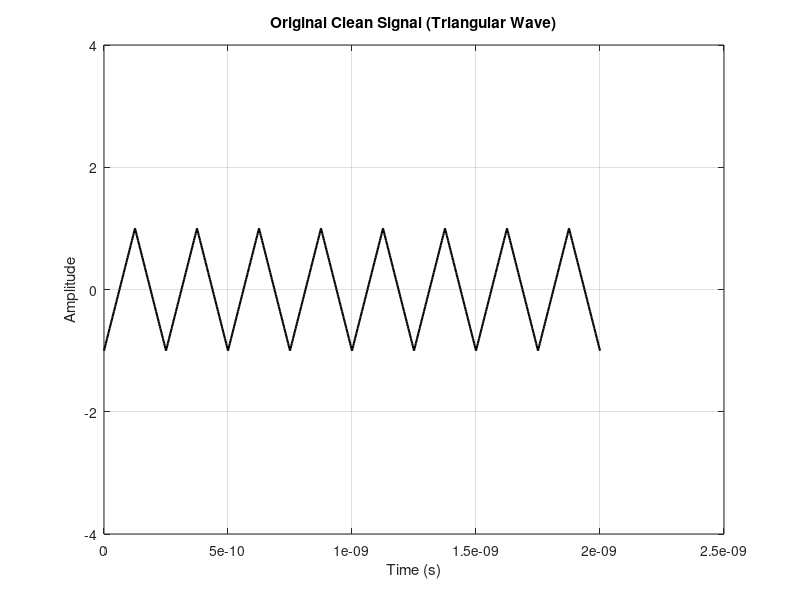
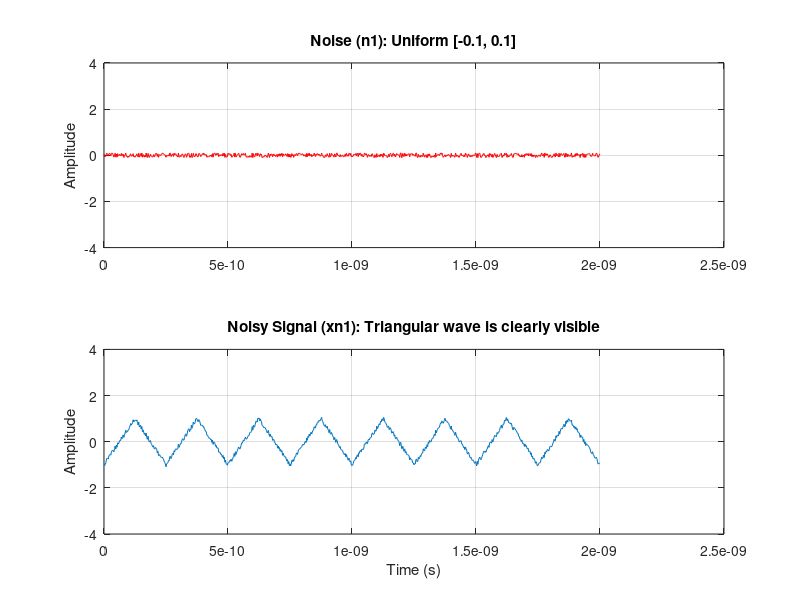
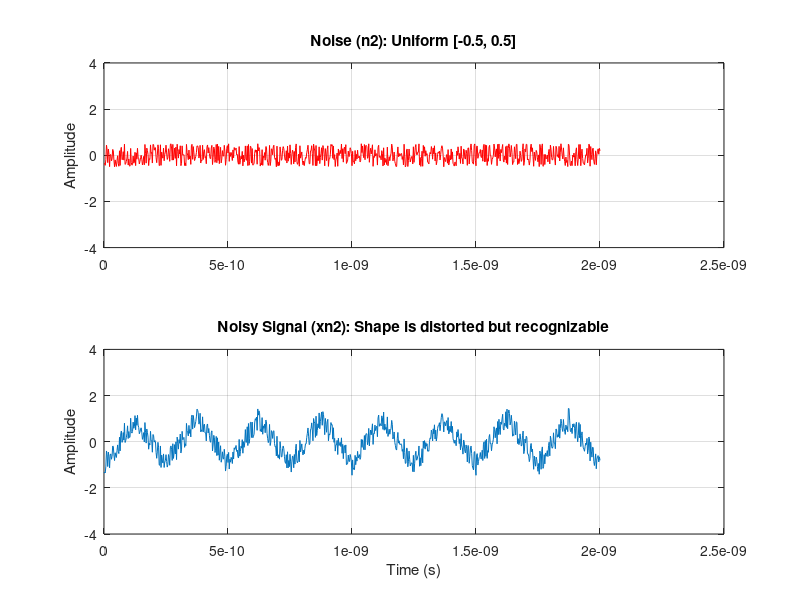
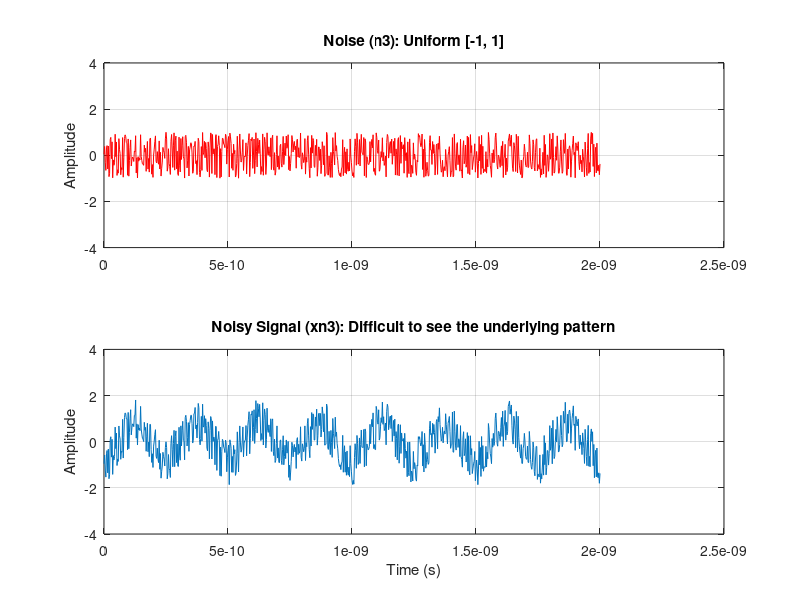

Recreate these plots in MATLAB, in order.
% =========================================================================
% Lab-03 Simulation: Triangular Wave with Various Noise Types
% 
% This script demonstrates the effect of different types and amplitudes of
% noise on a clean triangular wave signal.
%
% It will:
% 1. Generate a clean triangular wave.
% 2. Create 7 different noisy versions of the signal.
% 3. Plot each case in a separate figure window.
% 4. Save all generated plots as JPG files in a new subfolder.
% =========================================================================

% --- 0. Initialization ---
clc;            % Clear the command window
clear;          % Clear all variables from the workspace
close all;      % Close all existing figure windows

% --- Create a directory to save the plots ---
outputDir = 'Triangular_Wave_Plots';
if ~exist(outputDir, 'dir') % Check if the folder doesn't already exist
    mkdir(outputDir);       % Create the folder
end

% --- 1. Generate the Clean Triangular Wave ---
fprintf('Step 1: Generating the clean triangular wave...\n');

f = 4*10^9;      % Frequency (using the same as the lab for consistency)
ti = 1/f;         % Time period
s = ti/100;       % Sampling period
t = 0:s:8*ti;     % Time vector for 8 periods

% Generate the clean triangular wave using the sawtooth function
% A width of 0.5 creates a symmetrical triangular wave.
x_tri = sawtooth(2*pi*f*t, 0.5);

% --- Plot and save the original clean signal ---
figure('Name', 'Clean Triangular Wave', 'NumberTitle', 'off');
plot(t, x_tri, 'k', 'LineWidth', 1.5);
title('Original Clean Signal (Triangular Wave)');
xlabel('Time (s)');
ylabel('Amplitude');
grid on;
ylim([-4 4]); % Set a consistent Y-axis limit for all plots for easy comparison
saveas(gcf, fullfile(outputDir, 'Triangular_0_Clean_Signal.jpg'));

% =========================================================================
% --- 2. Generate and Plot Noisy Signals ---
% =========================================================================

% --- Case 1: Very Low Uniform Noise [-0.1, 0.1] ---
fprintf('Step 2.1: Processing Case 1 - Very Low Noise...\n');
a1 = 0.1; b1 = -0.1;
n1 = (b1-a1) .* rand(size(x_tri)) + a1;
xn1 = x_tri + n1;
figure('Name', 'Case 1: Very Low Noise', 'NumberTitle', 'off');
subplot(2,1,1);
plot(t, n1, 'r');
title('Noise (n1): Uniform [-0.1, 0.1]');
ylabel('Amplitude'); grid on; ylim([-4 4]);
subplot(2,1,2);
plot(t, xn1);
title('Noisy Signal (xn1): Triangular wave is clearly visible');
xlabel('Time (s)'); ylabel('Amplitude'); grid on; ylim([-4 4]);
saveas(gcf, fullfile(outputDir, 'Triangular_1_Low_Uniform_Noise.jpg'));

% --- Case 2: Moderate Uniform Noise [-0.5, 0.5] ---
fprintf('Step 2.2: Processing Case 2 - Moderate Noise...\n');
a2 = 0.5; b2 = -0.5;
n2 = (b2-a2) .* rand(size(x_tri)) + a2;
xn2 = x_tri + n2;
figure('Name', 'Case 2: Moderate Noise', 'NumberTitle', 'off');
subplot(2,1,1);
plot(t, n2, 'r');
title('Noise (n2): Uniform [-0.5, 0.5]');
ylabel('Amplitude'); grid on; ylim([-4 4]);
subplot(2,1,2);
plot(t, xn2);
title('Noisy Signal (xn2): Shape is distorted but recognizable');
xlabel('Time (s)'); ylabel('Amplitude'); grid on; ylim([-4 4]);
saveas(gcf, fullfile(outputDir, 'Triangular_2_Moderate_Uniform_Noise.jpg'));

% --- Case 3: High Uniform Noise (Signal = Noise) [-1, 1] ---
fprintf('Step 2.3: Processing Case 3 - High Noise...\n');
a3 = 1.0; b3 = -1.0;
n3 = (b3-a3) .* rand(size(x_tri)) + a3;
xn3 = x_tri + n3;
figure('Name', 'Case 3: High Noise (Signal = Noise)', 'NumberTitle', 'off');
subplot(2,1,1);
plot(t, n3, 'r');
title('Noise (n3): Uniform [-1, 1]');
ylabel('Amplitude'); grid on; ylim([-4 4]);
subplot(2,1,2);
plot(t, xn3);
title('Noisy Signal (xn3): Difficult to see the underlying pattern');
xlabel('Time (s)'); ylabel('Amplitude'); grid on; ylim([-4 4]);
saveas(gcf, fullfile(outputDir, 'Triangular_3_High_Uniform_Noise.jpg'));

% --- Case 4: Very High Uniform Noise (Noise > Signal) [-2, 2] ---
fprintf('Step 2.4: Processing Case 4 - Very High Noise...\n');
a4 = 2.0; b4 = -2.0;
n4 = (b4-a4) .* rand(size(x_tri)) + a4;
xn4 = x_tri + n4;
figure('Name', 'Case 4: Very High Noise', 'NumberTitle', 'off');
subplot(2,1,1);
plot(t, n4, 'r');
title('Noise (n4): Uniform [-2, 2]');
ylabel('Amplitude'); grid on; ylim([-4 4]);
subplot(2,1,2);
plot(t, xn4);
title('Noisy Signal (xn4): The periodic signal is visually lost');
xlabel('Time (s)'); ylabel('Amplitude'); grid on; ylim([-4 4]);
saveas(gcf, fullfile(outputDir, 'Triangular_4_Very_High_Uniform_Noise.jpg'));

% --- Case 5: High Gaussian Noise ---
fprintf('Step 2.5: Processing Case 5 - High Gaussian Noise...\n');
n5 = 1.0 * randn(size(x_tri)); % Gaussian noise with standard deviation 1.0
xn5 = x_tri + n5;
figure('Name', 'Case 5: High Gaussian Noise', 'NumberTitle', 'off');
subplot(2,1,1);
plot(t, n5, 'r');
title('Noise (n5): Gaussian (Std Dev = 1.0)');
ylabel('Amplitude'); grid on; ylim([-4 4]);
subplot(2,1,2);
plot(t, xn5);
title('Noisy Signal (xn5): Pattern is lost, with larger spikes');
xlabel('Time (s)'); ylabel('Amplitude'); grid on; ylim([-4 4]);
saveas(gcf, fullfile(outputDir, 'Triangular_5_High_Gaussian_Noise.jpg'));

% --- Case 6: Positive-Only Uniform Noise [0, 1] ---
fprintf('Step 2.6: Processing Case 6 - Positive-Only Noise...\n');
a6 = 1.0; b6 = 0;
n6 = (b6-a6) .* rand(size(x_tri)) + a6;
xn6 = x_tri + n6;
figure('Name', 'Case 6: Positive-Only Noise', 'NumberTitle', 'off');
subplot(2,1,1);
plot(t, n6, 'r');
title('Noise (n6): Uniform [0, 1]');
ylabel('Amplitude'); grid on; ylim([-4 4]);
subplot(2,1,2);
plot(t, xn6);
title('Noisy Signal (xn6): Entire signal is shifted upwards');
xlabel('Time (s)'); ylabel('Amplitude'); grid on; ylim([-4 4]);
saveas(gcf, fullfile(outputDir, 'Triangular_6_Positive_Uniform_Noise.jpg'));

% --- Case 7: Negative-Only Uniform Noise [-1, 0] ---
fprintf('Step 2.7: Processing Case 7 - Negative-Only Noise...\n');
a7 = 0; b7 = -1.0;
n7 = (b7-a7) .* rand(size(x_tri)) + a7;
xn7 = x_tri + n7;
figure('Name', 'Case 7: Negative-Only Noise', 'NumberTitle', 'off');
subplot(2,1,1);
plot(t, n7, 'r');
title('Noise (n7): Uniform [-1, 0]');
ylabel('Amplitude'); grid on; ylim([-4 4]);
subplot(2,1,2);
plot(t, xn7);
title('Noisy Signal (xn7): Entire signal is shifted downwards');
xlabel('Time (s)'); ylabel('Amplitude'); grid on; ylim([-4 4]);
saveas(gcf, fullfile(outputDir, 'Triangular_7_Negative_Uniform_Noise.jpg'));

% --- 3. Finalization ---
fprintf('\nProcessing Complete!\n');
fprintf('All 8 plots have been saved as JPG files in the folder: "%s"\n', outputDir);